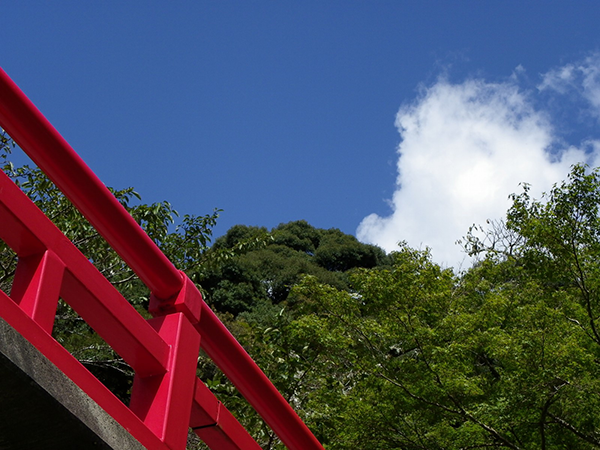
%> input picture hashi.png, 600 x 450 px, given in place of hashi.bmp, which was not available
$ octave kadai11.m   (GNU Octave 9; MATLAB toolbox functions it lacks are replaced by stand-ins)
%> lines starting %> are read from the running program, lines starting %| are printed output that depends on the picture; pictures that were not available may be replaced by others from this repository, and a replacement may not be noted
%
% 画像の色相を変調
%
%
clear;
imagedata=imread('hashi.bmp');		% 画像の読み込み
%> imagedata is the input picture: size 450x600x3 uint8; mean R, G, B 80.1, 81.3, 96.4
imagedata=double(imagedata);		% 型変換
%> imagedata: size 450x600x3 double
[x,y,z]=size(imagedata);			% 画像サイズの取得
%> x = 450; y = 600; z = 3

change=zeros(x,y,z);			% 変化テーブル初期化
change(:,:,1)=-10;				% 赤色の変化量
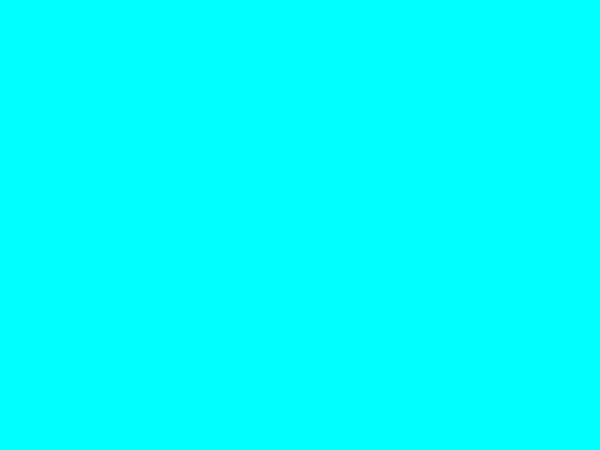
%> change: size 450x600x3 double; mean R, G, B -10, 0, 0; drawn with min black and max white
change(:,:,2)=50;				% 緑色の変化量
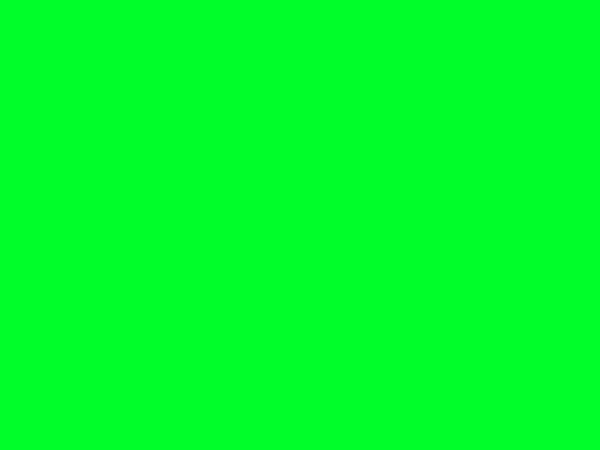
%> change: size 450x600x3 double; mean R, G, B -10, 50, 0; drawn with min black and max white
change(:,:,3)=100;				% 青色の変化量
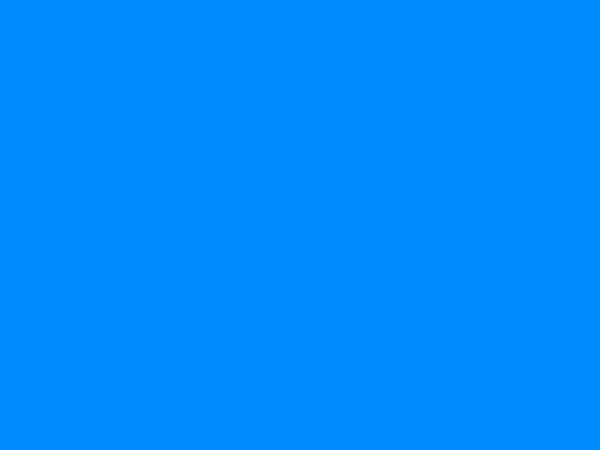
%> change: size 450x600x3 double; mean R, G, B -10, 50, 100; drawn with min black and max white

imagedata=imagedata+change;			% 変調
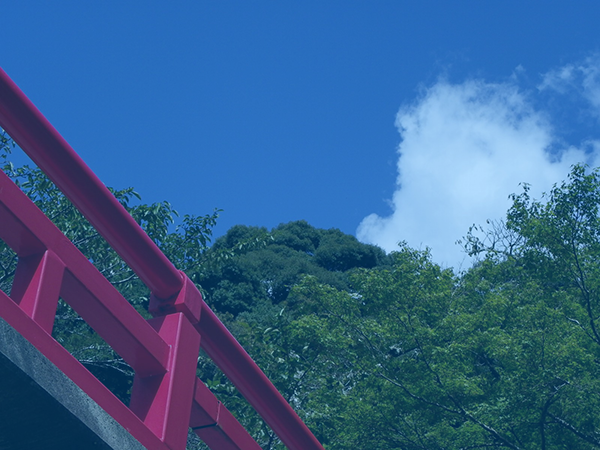
%> imagedata: size 450x600x3 double; mean R, G, B 70.1, 131.3, 196.4; drawn with min black and max white

imagedata=uint8(imagedata);			% 型変換
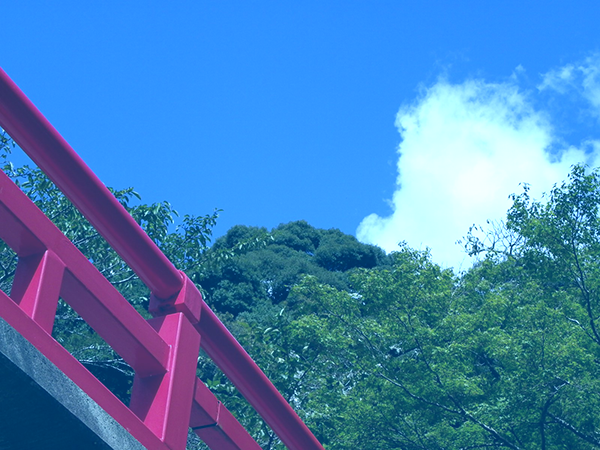
%> imagedata: size 450x600x3 uint8; mean R, G, B 70.3, 129.5, 185.3
imagesc(imagedata);			% 画像出力
